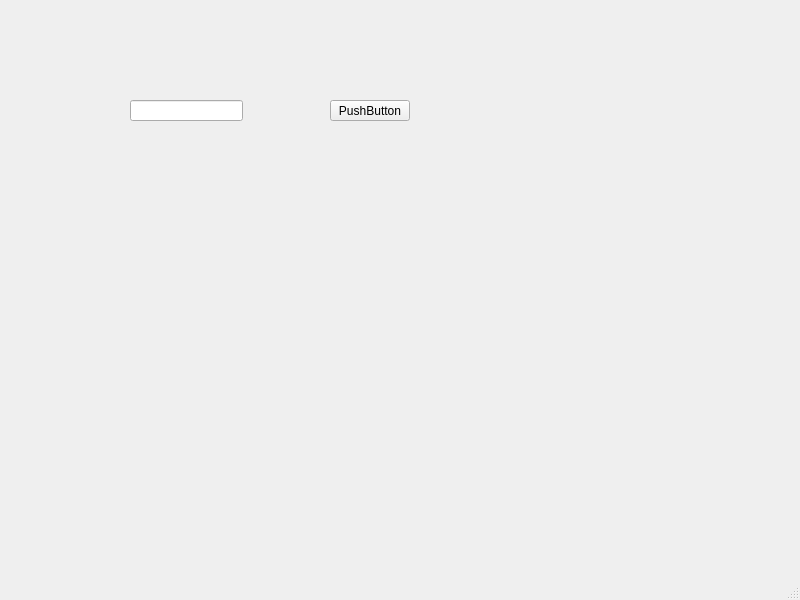
<?xml version="1.0" encoding="UTF-8"?>
<ui version="4.0">
 <class>MainWindow</class>
 <widget class="QMainWindow" name="MainWindow">
  <property name="geometry">
   <rect>
    <x>0</x>
    <y>0</y>
    <width>800</width>
    <height>600</height>
   </rect>
  </property>
  <property name="windowTitle">
   <string>MainWindow</string>
  </property>
  <widget class="QWidget" name="centralwidget">
   <widget class="QLineEdit" name="lineEdit">
    <property name="geometry">
     <rect>
      <x>130</x>
      <y>100</y>
      <width>113</width>
      <height>21</height>
     </rect>
    </property>
   </widget>
   <widget class="QPushButton" name="pushButton">
    <property name="geometry">
     <rect>
      <x>330</x>
      <y>100</y>
      <width>80</width>
      <height>21</height>
     </rect>
    </property>
    <property name="text">
     <string>PushButton</string>
    </property>
   </widget>
  </widget>
  <widget class="QMenuBar" name="menubar">
   <property name="geometry">
    <rect>
     <x>0</x>
     <y>0</y>
     <width>800</width>
     <height>20</height>
    </rect>
   </property>
  </widget>
  <widget class="QStatusBar" name="statusbar"/>
 </widget>
 <resources/>
 <connections/>
</ui>
